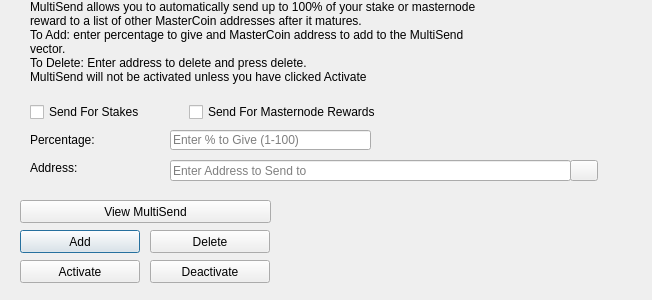
<?xml version="1.0" encoding="UTF-8"?>
<ui version="4.0">
 <class>MultiSendDialog</class>
 <widget class="QDialog" name="MultiSendDialog">
  <property name="windowModality">
   <enum>Qt::NonModal</enum>
  </property>
  <property name="geometry">
   <rect>
    <x>0</x>
    <y>0</y>
    <width>652</width>
    <height>300</height>
   </rect>
  </property>
  <property name="windowTitle">
   <string>MultiSend</string>
  </property>
  <widget class="QLineEdit" name="multiSendPercentEdit">
   <property name="geometry">
    <rect>
     <x>170</x>
     <y>130</y>
     <width>201</width>
     <height>20</height>
    </rect>
   </property>
   <property name="toolTip">
    <string>Enter whole numbers 1 - 100</string>
   </property>
   <property name="placeholderText">
    <string>Enter % to Give (1-100)</string>
   </property>
  </widget>
  <widget class="QLineEdit" name="multiSendAddressEdit">
   <property name="geometry">
    <rect>
     <x>170</x>
     <y>160</y>
     <width>401</width>
     <height>21</height>
    </rect>
   </property>
   <property name="toolTip">
    <string/>
   </property>
   <property name="placeholderText">
    <string>Enter Address to Send to</string>
   </property>
  </widget>
  <widget class="QLabel" name="label_2">
   <property name="geometry">
    <rect>
     <x>30</x>
     <y>0</y>
     <width>451</width>
     <height>121</height>
    </rect>
   </property>
   <property name="lineWidth">
    <number>1</number>
   </property>
   <property name="text">
    <string>MultiSend allows you to automatically send up to 100% of your stake or masternode reward to a list of other MasterCoin addresses after it matures.
To Add: enter percentage to give and MasterCoin address to add to the MultiSend vector.
To Delete: Enter address to delete and press delete.
MultiSend will not be activated unless you have clicked Activate</string>
   </property>
   <property name="alignment">
    <set>Qt::AlignLeading|Qt::AlignLeft|Qt::AlignTop</set>
   </property>
   <property name="wordWrap">
    <bool>true</bool>
   </property>
  </widget>
  <widget class="QLabel" name="message">
   <property name="geometry">
    <rect>
     <x>290</x>
     <y>200</y>
     <width>351</width>
     <height>91</height>
    </rect>
   </property>
   <property name="text">
    <string/>
   </property>
  </widget>
  <widget class="QPushButton" name="addButton">
   <property name="geometry">
    <rect>
     <x>20</x>
     <y>230</y>
     <width>120</width>
     <height>23</height>
    </rect>
   </property>
   <property name="toolTip">
    <string/>
   </property>
   <property name="statusTip">
    <string>Add to MultiSend Vector</string>
   </property>
   <property name="text">
    <string>Add</string>
   </property>
  </widget>
  <widget class="QPushButton" name="disableButton">
   <property name="geometry">
    <rect>
     <x>150</x>
     <y>260</y>
     <width>120</width>
     <height>23</height>
    </rect>
   </property>
   <property name="statusTip">
    <string>Deactivate MultiSend</string>
   </property>
   <property name="text">
    <string>Deactivate</string>
   </property>
  </widget>
  <widget class="QPushButton" name="addressBookButton">
   <property name="geometry">
    <rect>
     <x>570</x>
     <y>160</y>
     <width>28</width>
     <height>21</height>
    </rect>
   </property>
   <property name="toolTip">
    <string>Choose an address from the address book</string>
   </property>
   <property name="text">
    <string/>
   </property>
   <property name="icon">
    <iconset resource="../mastercoin.qrc">
     <normaloff>:/icons/address-book</normaloff>:/icons/address-book</iconset>
   </property>
   <property name="shortcut">
    <string>Alt+A</string>
   </property>
   <property name="autoDefault">
    <bool>false</bool>
   </property>
  </widget>
  <widget class="QLabel" name="label">
   <property name="geometry">
    <rect>
     <x>30</x>
     <y>130</y>
     <width>121</width>
     <height>20</height>
    </rect>
   </property>
   <property name="toolTip">
    <string>Percentage of stake to send</string>
   </property>
   <property name="text">
    <string>Percentage:</string>
   </property>
  </widget>
  <widget class="QLabel" name="label_5">
   <property name="geometry">
    <rect>
     <x>30</x>
     <y>160</y>
     <width>111</width>
     <height>16</height>
    </rect>
   </property>
   <property name="toolTip">
    <string>Address to send portion of stake to</string>
   </property>
   <property name="text">
    <string>Address:</string>
   </property>
  </widget>
  <widget class="QPushButton" name="deleteButton">
   <property name="geometry">
    <rect>
     <x>150</x>
     <y>230</y>
     <width>120</width>
     <height>23</height>
    </rect>
   </property>
   <property name="toolTip">
    <string/>
   </property>
   <property name="statusTip">
    <string>Delete Address From MultiSend Vector</string>
   </property>
   <property name="text">
    <string>Delete</string>
   </property>
  </widget>
  <widget class="QPushButton" name="activateButton">
   <property name="geometry">
    <rect>
     <x>20</x>
     <y>260</y>
     <width>120</width>
     <height>23</height>
    </rect>
   </property>
   <property name="statusTip">
    <string>Activate MultiSend</string>
   </property>
   <property name="text">
    <string>Activate</string>
   </property>
  </widget>
  <widget class="QPushButton" name="viewButton">
   <property name="geometry">
    <rect>
     <x>20</x>
     <y>200</y>
     <width>251</width>
     <height>23</height>
    </rect>
   </property>
   <property name="toolTip">
    <string/>
   </property>
   <property name="statusTip">
    <string>View MultiSend Vector</string>
   </property>
   <property name="text">
    <string>View MultiSend</string>
   </property>
  </widget>
  <widget class="QWidget" name="horizontalLayoutWidget">
   <property name="geometry">
    <rect>
     <x>30</x>
     <y>100</y>
     <width>351</width>
     <height>24</height>
    </rect>
   </property>
   <layout class="QHBoxLayout" name="horizontalLayout">
    <item>
     <widget class="QCheckBox" name="multiSendStakeCheckBox">
      <property name="text">
       <string>Send For Stakes</string>
      </property>
     </widget>
    </item>
    <item>
     <widget class="QCheckBox" name="multiSendMasternodeCheckBox">
      <property name="text">
       <string>Send For Masternode Rewards</string>
      </property>
     </widget>
    </item>
   </layout>
  </widget>
 </widget>
 <resources>
  <include location="../mastercoin.qrc"/>
 </resources>
 <connections/>
</ui>
